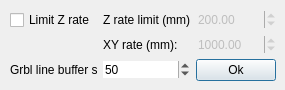
<?xml version="1.0" encoding="UTF-8"?>
<ui version="4.0">
 <class>DialogFiltering</class>
 <widget class="QDialog" name="DialogFiltering">
  <property name="enabled">
   <bool>true</bool>
  </property>
  <property name="geometry">
   <rect>
    <x>0</x>
    <y>0</y>
    <width>285</width>
    <height>90</height>
   </rect>
  </property>
  <property name="minimumSize">
   <size>
    <width>285</width>
    <height>90</height>
   </size>
  </property>
  <property name="maximumSize">
   <size>
    <width>285</width>
    <height>90</height>
   </size>
  </property>
  <property name="baseSize">
   <size>
    <width>260</width>
    <height>90</height>
   </size>
  </property>
  <property name="windowTitle">
   <string>Filtering</string>
  </property>
  <widget class="QWidget" name="">
   <property name="geometry">
    <rect>
     <x>10</x>
     <y>10</y>
     <width>266</width>
     <height>73</height>
    </rect>
   </property>
   <layout class="QGridLayout" name="gridLayout">
    <item row="0" column="0">
     <widget class="QCheckBox" name="checkBoxLimitZRate">
      <property name="text">
       <string>Limit Z rate</string>
      </property>
     </widget>
    </item>
    <item row="0" column="1">
     <widget class="QLabel" name="labelZRateLimit">
      <property name="text">
       <string>Z rate limit (mm):</string>
      </property>
     </widget>
    </item>
    <item row="0" column="2">
     <widget class="QDoubleSpinBox" name="doubleSpinBoxZRateLimit">
      <property name="enabled">
       <bool>false</bool>
      </property>
      <property name="frame">
       <bool>false</bool>
      </property>
      <property name="minimum">
       <double>0.010000000000000</double>
      </property>
      <property name="maximum">
       <double>999.990000000000009</double>
      </property>
      <property name="singleStep">
       <double>0.010000000000000</double>
      </property>
      <property name="value">
       <double>200.000000000000000</double>
      </property>
     </widget>
    </item>
    <item row="1" column="1">
     <widget class="QLabel" name="labelXYRate">
      <property name="text">
       <string>XY rate (mm):</string>
      </property>
     </widget>
    </item>
    <item row="1" column="2">
     <widget class="QDoubleSpinBox" name="doubleSpinBoxXYRate">
      <property name="enabled">
       <bool>false</bool>
      </property>
      <property name="frame">
       <bool>false</bool>
      </property>
      <property name="minimum">
       <double>0.010000000000000</double>
      </property>
      <property name="maximum">
       <double>9999.989999999999782</double>
      </property>
      <property name="singleStep">
       <double>0.010000000000000</double>
      </property>
      <property name="value">
       <double>1000.000000000000000</double>
      </property>
     </widget>
    </item>
    <item row="2" column="0">
     <widget class="QLabel" name="labelGrblLineBufferSize">
      <property name="text">
       <string>Grbl line buffer size:</string>
      </property>
     </widget>
    </item>
    <item row="2" column="1">
     <widget class="QSpinBox" name="spinBoxGrblLineBufferSize">
      <property name="frame">
       <bool>false</bool>
      </property>
      <property name="minimum">
       <number>1</number>
      </property>
      <property name="value">
       <number>50</number>
      </property>
     </widget>
    </item>
    <item row="2" column="2">
     <widget class="QPushButton" name="pushButtonOk">
      <property name="text">
       <string>Ok</string>
      </property>
     </widget>
    </item>
   </layout>
  </widget>
 </widget>
 <resources/>
 <connections>
  <connection>
   <sender>pushButtonOk</sender>
   <signal>clicked()</signal>
   <receiver>DialogFiltering</receiver>
   <slot>accept()</slot>
   <hints>
    <hint type="sourcelabel">
     <x>175</x>
     <y>71</y>
    </hint>
    <hint type="destinationlabel">
     <x>152</x>
     <y>67</y>
    </hint>
   </hints>
  </connection>
 </connections>
</ui>
